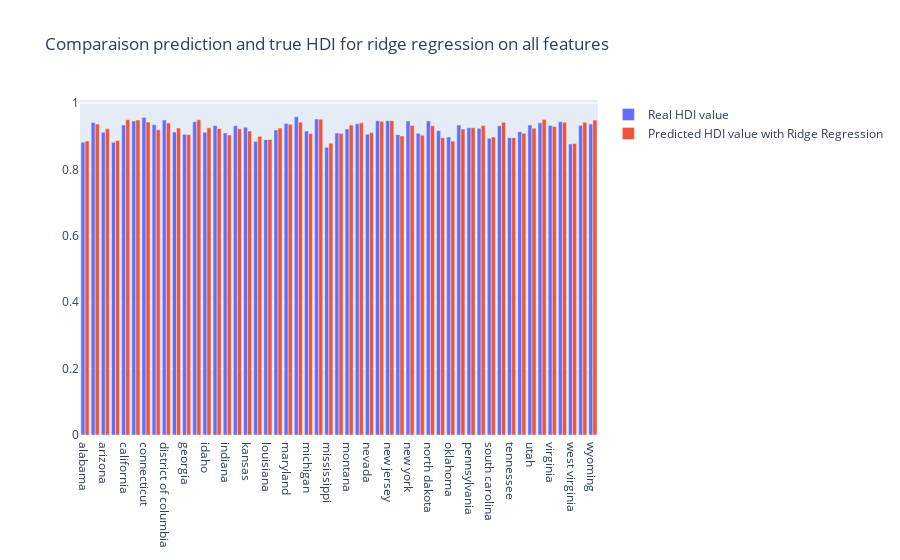

Write notebook code for a chart like this one.
### Markdown cell above
We will once again have a closer look at the best model (i.e. ridge regression with polynomial expansion):

### Code cell
fig = go.Figure(
    #name='Comparaison prediction and true HDI for ridge regression on all features',
    data=[
        go.Bar(name="Real HDI value",
               x=df.State, 
               y=y),
        go.Bar(
            name='Predicted HDI value with Ridge Regression',
            x=df.State,
            y=Y_pred_ridge.reshape(len(Y_pred_ridge)))
        ])
# Change the bar mode
fig.update_layout(barmode='group', title="Comparaison prediction and true HDI for ridge regression on all features")
fig.show()

plotly.io.write_html(fig, "plots/barplot_MSE_HDI_comparison.html")

### Figure 1 — Plotly figure (JSON) as saved in the notebook; plotly's stock layout.template omitted (floating-point values rounded to 4 significant figures)
{"data": [{"name": "Real HDI value", "type": "bar", "x": ["alabama", "alaska", "arizona", "arkansas", "california", "colorado", "connecticut", "delaware", "district of columbia", "florida", "georgia", "hawaii", "idaho", "illinois", "indiana", "iowa", "kansas", "kentucky", "louisiana", "maine", "maryland", "massachusetts", "michigan", "minnesota", "mississippi", "missouri", "montana", "nebraska", "nevada", "new hampshire", "new jersey", "new mexico", "new york", "north carolina", "north dakota", "ohio", "oklahoma", "oregon", "pennsylvania", "rhode island", "south carolina", "south dakota", "tennessee", "texas", "utah", "vermont", "virginia", "washington", "west virginia", "wisconsin", "wyoming"], "y": [0.882, 0.942, 0.912, 0.882, 0.934, 0.946, 0.957, 0.935, 0.949, 0.913, 0.906, 0.944, 0.912, 0.933, 0.91, 0.932, 0.927, 0.885, 0.89, 0.919, 0.939, 0.959, 0.916, 0.952, 0.867, 0.91, 0.922, 0.938, 0.906, 0.947, 0.947, 0.905, 0.946, 0.909, 0.946, 0.917, 0.898, 0.934, 0.926, 0.924, 0.894, 0.932, 0.896, 0.914, 0.934, 0.941, 0.933, 0.944, 0.877, 0.933, 0.937]}, {"name": "Predicted HDI value with Ridge Regression", "type": "bar", "x": ["alabama", "alaska", "arizona", "arkansas", "california", "colorado", "connecticut", "delaware", "district of columbia", "florida", "georgia", "hawaii", "idaho", "illinois", "indiana", "iowa", "kansas", "kentucky", "louisiana", "maine", "maryland", "massachusetts", "michigan", "minnesota", "mississippi", "missouri", "montana", "nebraska", "nevada", "new hampshire", "new jersey", "new mexico", "new york", "north carolina", "north dakota", "ohio", "oklahoma", "oregon", "pennsylvania", "rhode island", "south carolina", "south dakota", "tennessee", "texas", "utah", "vermont", "virginia", "washington", "west virginia", "wisconsin", "wyoming"], "y": [0.886, 0.9369, 0.9226, 0.8878, 0.9501, 0.949, 0.9432, 0.9197, 0.9404, 0.925, 0.9049, 0.9501, 0.926, 0.9235, 0.9038, 0.9226, 0.9162, 0.9002, 0.8906, 0.9252, 0.9361, 0.9428, 0.9083, 0.9515, 0.8791, 0.909, 0.9338, 0.9406, 0.9112, 0.9454, 0.9473, 0.9011, 0.9323, 0.9033, 0.9316, 0.8958, 0.8854, 0.9222, 0.9262, 0.9324, 0.8979, 0.9421, 0.8958, 0.909, 0.9244, 0.951, 0.9299, 0.9423, 0.8781, 0.9426, 0.949]}], "layout": {"autosize": true, "barmode": "group", "title": {"text": "Comparaison prediction and true HDI for ridge regression on all features"}, "xaxis": {"autorange": true, "range": [-0.5, 50.5], "type": "category"}, "yaxis": {"autorange": true, "range": [0, 1.009], "type": "linear"}}}
